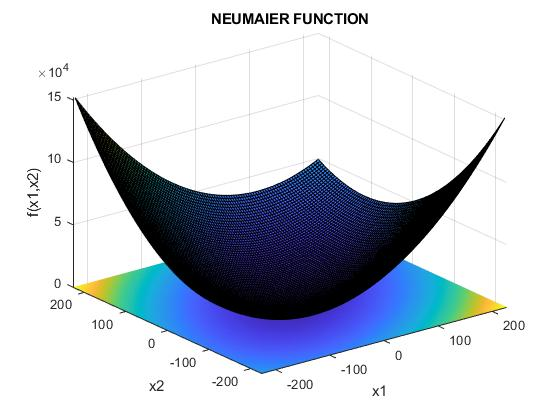
%> input picture Funciones de prueba/paisajes/NEUMAIER.jpg, 560 x 420 px
$ octave NEUMAIER.m   (GNU Octave 9; MATLAB toolbox functions it lacks are replaced by stand-ins)
%> lines starting %> are read from the running program, lines starting %| are printed output that depends on the picture
% Neumaier's Function # 3 (or Trid's Function)
% Range of initial points: -n^2 <= xj <= n^2 , j=1,2,...,n
% Global minima: xj=j(n+1-j);
% f(X)=-n(n+4)(n-1)/6 >> for example: if n=15, then fmin=-665
% Coded by: Ali R. Alroomi | Last Update: 06 August 2015 | www.al-roomi.org

clear
clc
warning off

x1min=-15^2;
x1max=15^2;
x2min=-15^2;
x2max=15^2;
R=1500; % steps resolution
x1=x1min:(x1max-x1min)/R:x1max;
x2=x2min:(x2max-x2min)/R:x2max;

for j=1:length(x1)

    for i=1:length(x2)
        f(i)=(x1(j)-1)^2+(x2(i)-1)^2-x1(j)*x2(i);
    end

    f_tot(j,:)=f;

end
Min= min(f_tot,[],'all');
Max = max(f_tot,[],'all');

z=(f_tot-Min)/(Max-Min);

figure(1)
% [6 lines of commented-out code are left out]
imagesc(x1,x2,z);
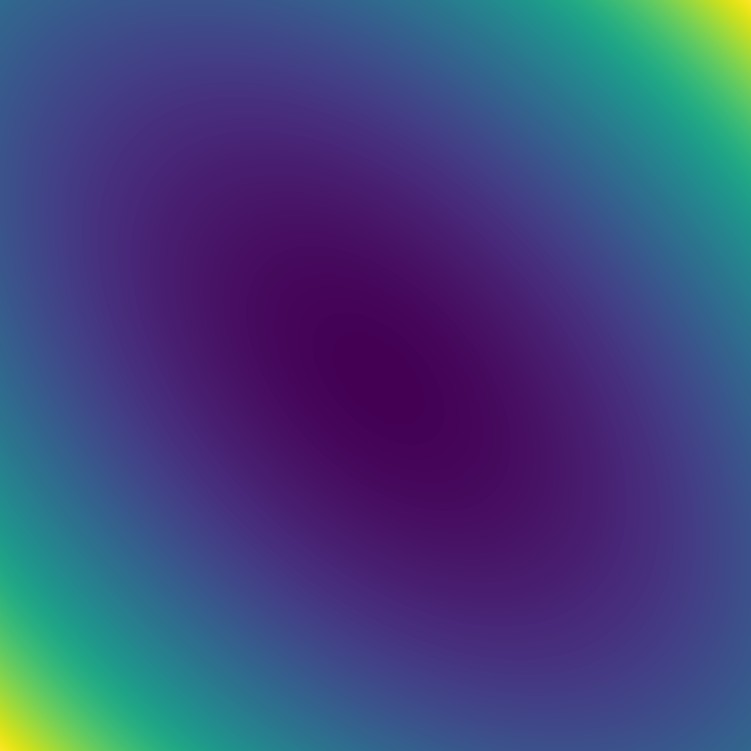
%> displayed picture: size 1501x1501x3, on the screen's scale of 0 to 255 (shown at 1/2 size); mean R, G, B 63.4, 69.7, 123.7

f = imread ('NEUMAIER.jpg');
%> f is the input picture: size 420x560x3 uint8; mean R, G, B 201.4, 207.1, 217.8
k = rgb2gray(f);
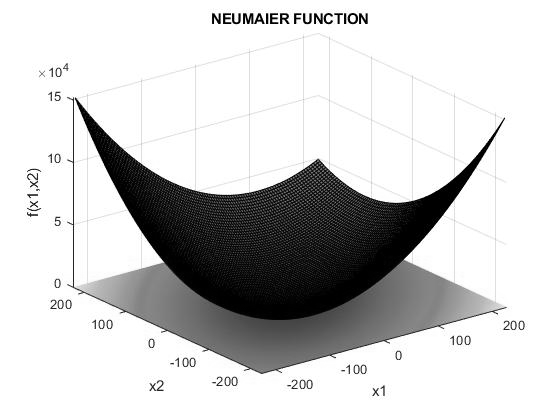
%> k: size 420x560 uint8; min 0, max 255, mean 206.6
figure(2)
imshow(k);
